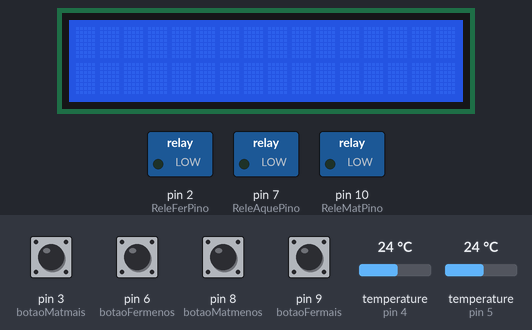
This sketch was run on a simulated Arduino Uno, built with avr-gcc and run on an emulated ATmega328P. On the bench: 16×2 character LCD, switched loads named in the sketch (green lamp = pin HIGH). The inputs (shaded band) are chosen by the test bench; at power-on: pin 3 (botaoMatmais), pin 6 (botaoFermenos), pin 8 (botaoMatmenos), pin 9 (botaoFermais) LOW, temperature (sensors on pin 4, pin 5) 24 °C. EEPROM starts erased; what the sketch prints to the serial monitor is not drawn.

Above: at 1.2 s.
1.3 s: pin 3 (botaoMatmais) pulled HIGH for 1.9 s
At 3.7 s:
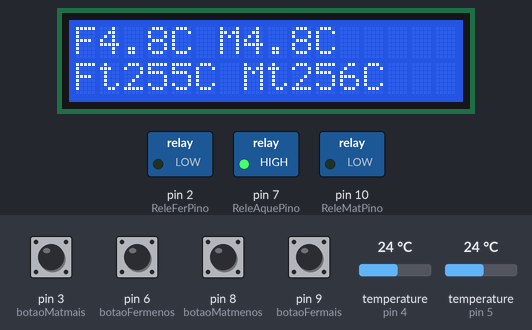
6.3 s: pin 9 (botaoFermais) pulled HIGH for 1.9 s
At 8.8 s:
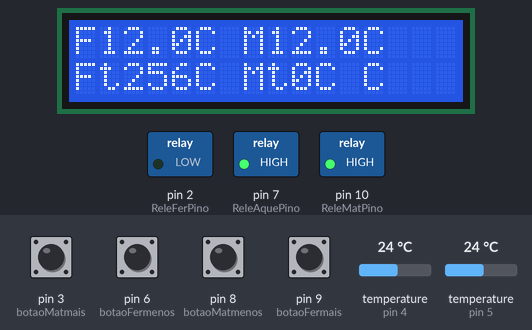
13.6 s: pin 8 (botaoMatmenos) pulled HIGH for 1.9 s
At 17.1 s:
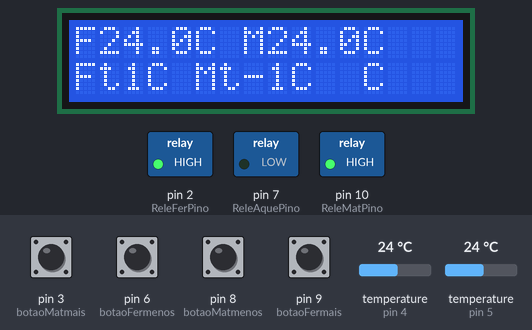
18.9 s: pin 6 (botaoFermenos) pulled HIGH for 1.9 s
At 21.3 s:
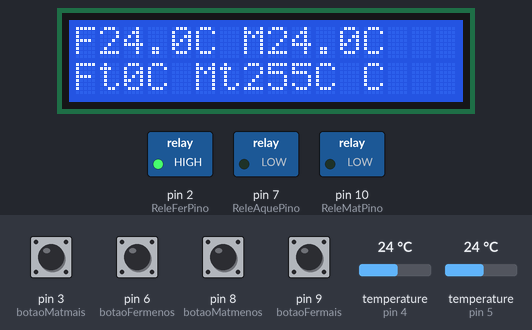
25.2 s: temperature (sensor on pin 4) set to 12 °C
At 27.4 s:
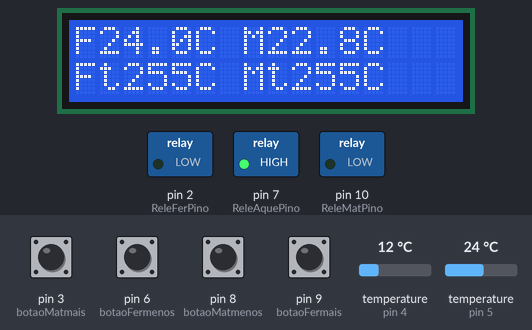
30.0 s: temperature (sensor on pin 5) set to 12 °C
At 31.1 s:
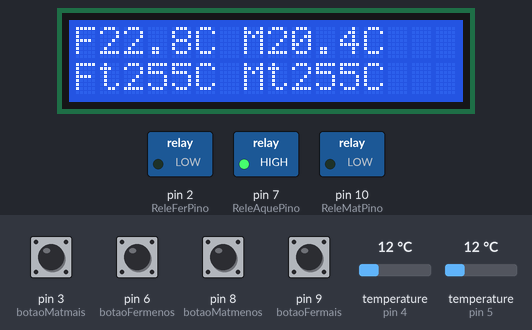
Timing chart, 0 to 33.0 s (numbered marks = the images above; inputs shaded):
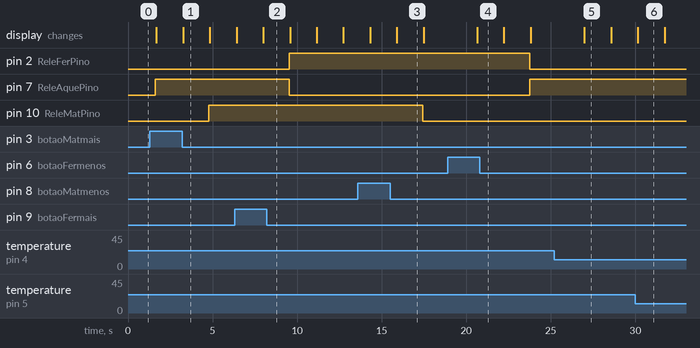

Measured:
- after the input at 1.3 s, pin 10 (ReleMatPino): LOW → HIGH after 3.5 s
- after the input at 6.3 s, pin 2 (ReleFerPino): LOW → HIGH after 3.2 s; pin 7 (ReleAquePino): HIGH → LOW after 3.2 s
- after the input at 13.6 s, pin 10 (ReleMatPino): HIGH → LOW after 3.8 s; the display: first differs from a run without the input after 2.3 s (image 3)
- after the input at 18.9 s, pin 2 (ReleFerPino): HIGH → LOW after 4.9 s; pin 7 (ReleAquePino): LOW → HIGH after 4.9 s; the display: changes after 1.7 s (image 4)
- after the input at 25.2 s, the display: changes after 1.8 s (image 5)
- what the display in image 1 shows lasts 1.5 s, from 3.3 s to 4.8 s

The sketch:

cervejino_2dallas_aquecedor_LCD16x2.ino
```cpp
/*
Codigo feito por Chico Simes para controlar fermentadores, maturadores e
camaras frias para fermentacao, a principio, de cerveja.

display com botoes de controle de temperaturas com botoes para ajuste de alvos.


*/

#include <OneWire.h>
#include <DallasTemperature.h>
#include <LiquidCrystal.h>
#include <EEPROM.h>

//int TermMatPino = 4;
int ReleMatPino = 10;
//int TermFerPino = 5;
int ReleFerPino = 2;
int ReleAquePino = 7;

unsigned long ultimavez;
int comandoFer;
int comandoMat;//variavel que vai conter o estado do que fazer
float ultimaTempFer;
float ultimaTempMat;
float temperaturaMaturacao;// = 14;//trashoad de maturacao
float temperaturaFermentacao;//= 27;//trashoad de fermentacao

int botaoFermenos = 6;  //button which decrease desired T / botao menos fermentacao
int botaoFermais = 9;  //button which increase desired T / botao mais fermentador
int botaoMatmenos = 8;  //button which decrease desired T / botao menos fermentacao
int botaoMatmais = 3;  //button which increase desired T / botao mais fermentador

#define ONE_WIRE_BUS_1 4 // define o pino do termometro de maturacao
#define ONE_WIRE_BUS_2 5 // define o pino do termometro de fermentacao

OneWire oneWire_MAT(ONE_WIRE_BUS_1);
OneWire oneWire_FER(ONE_WIRE_BUS_2);
DallasTemperature sensor_MAT(&oneWire_MAT); //cria as variaveis do sensor
DallasTemperature sensor_FER(&oneWire_FER); //cria as variaveis do sensor

LiquidCrystal lcd(A3,A2,A1,A0,13,12);
/*
ligacao:
lcd:
1-terra
2-vcc
3-meio pontetenciometro
15-restor100-vcc
16-terra
arduino-lcd
A0-12
A1-11
A2-6
A3-4
12-14
13-13
*/

//int temperaturaMaturacao = 14;//trashoad de maturacao
//int temperaturaFermentacao = 17;//trashoad de fermentacao
float Th = 1.0;
//int tempMatura = 0;
//OneWire ds(TermMatPino);
///////////sistema de medias///////////////////////

#define NUMLEITURAS 10

//float j=0;
float leiturasMat[NUMLEITURAS];
int indexMat = 0;
float totalMat = 0;
float mediaMat = 0;

float leiturasFer[NUMLEITURAS];
int indexFer = 0;
float totalFer = 0;
float mediaFer = 0;

//////////////////////////////////////////////////////

void setup() {

  sensor_MAT.begin();
  sensor_FER.begin();

   Serial.begin(9600);
   pinMode(ReleMatPino, OUTPUT);
   pinMode(ReleFerPino, OUTPUT);
   pinMode(ReleAquePino, OUTPUT);

  lcd.begin(16, 2); // set up all the "blocks" on the display
  lcd.setCursor(0,0); // set the cursor to colum 0 row 0
  lcd.print("VIVA A VIDA!"); // display hello world for 1 second
  lcd.clear(); // clear the lcd
  EEPROM.read (1); // make the eeprom or atmega328 memory address 1
  EEPROM.read (2); // make the eeprom or atmega328 memory address 2

   for (int i = 0; i < NUMLEITURAS; i++)
    leiturasMat[i] = 0;

    for (int i = 0; i < NUMLEITURAS; i++)
    leiturasFer[i] = 0;

}

void loop()
{
temperaturaMaturacao = EEPROM.read(1);
temperaturaFermentacao = EEPROM.read(2);

 //////////////////////////////////////checa botoes//////////////


  if (digitalRead(botaoFermenos)==1) //se tem corrente no botao(apertado)
    {
       (temperaturaFermentacao --);//adiciona um
       EEPROM.write(2, temperaturaFermentacao);//grava na memoria

                     }


  if (digitalRead(botaoFermais)==1)//botao apertado
 {
       (temperaturaFermentacao ++);//adiciona um
        EEPROM.write(2, temperaturaFermentacao);//grava

                     }


if (digitalRead(botaoMatmenos)==1)
{
       (temperaturaMaturacao --);
       EEPROM.write(1, temperaturaMaturacao);

                     }
if (digitalRead(botaoMatmais)==1)
  {
       (temperaturaMaturacao ++);
        EEPROM.write(1, temperaturaMaturacao);

                     }

 //  delay(200);


  //////////////tira a media maturacao////////////////
  sensor_MAT.requestTemperatures();// solicita a leitura do sensor
  totalMat -= leiturasMat[indexMat];               // subtrair a última leitura
  leiturasMat[indexMat] = sensor_MAT.getTempCByIndex(0); // ler do sensor
  totalMat += leiturasMat[indexMat];               // adicionar leitura ao total
  indexMat = (indexMat + 1);                    // avançar ao próximo índice

  if (indexMat >= NUMLEITURAS){               // se estiver no fim do vetor...
    indexMat = 0;       // ...meia-volta ao início
  }
  mediaMat = totalMat / NUMLEITURAS;          // calcular a média

  //////////////////////////tira a media fermentacao////////////////////////////////////////////
  sensor_FER.requestTemperatures();//solicita a leitura do sensor
  totalFer -= leiturasFer[indexFer];               // subtrair a última leitura
  leiturasFer[indexFer] = sensor_FER.getTempCByIndex(0); // ler do sensor
  totalFer += leiturasFer[indexFer];               // adicionar leitura ao total
  indexFer = (indexFer + 1);                    // avançar ao próximo índice

  if (indexFer >= NUMLEITURAS){               // se estiver no fim do vetor...
    indexFer = 0;       // ...meia-volta ao início
  }
  mediaFer = totalFer / NUMLEITURAS;          // calcular a média


//mediaMat = sensor_MAT.getTempCByIndex(0);


   //////////////////////////////////////

if(mediaMat>temperaturaMaturacao+Th/2) {
digitalWrite(ReleMatPino, HIGH);
//delay(15000);
//digitalWrite(ReleMatPino, LOW);
}
else
{
  digitalWrite(ReleMatPino, LOW);
}


if(mediaFer>temperaturaFermentacao+Th/2) {
digitalWrite(ReleFerPino, HIGH);
//delay(15000);
//digitalWrite(ReleMatPino, LOW);
}
else
{
  digitalWrite(ReleFerPino, LOW);
}

if(mediaFer<temperaturaFermentacao-Th/2) {
digitalWrite(ReleAquePino, HIGH);
//delay(15000);
//digitalWrite(ReleMatPino, LOW);
}
else
{
  digitalWrite(ReleAquePino, LOW);
}

Serial.print("Temperatura do maturador:");
Serial.println(mediaMat, 2);
Serial.print("Temperatura do fermentador:");
Serial.println(mediaFer, 2);
Serial.print("Alvo maturador:");
Serial.println(temperaturaMaturacao, 2);
Serial.print("Alvo fermentador:");
Serial.println(temperaturaFermentacao, 2);
  lcd.setCursor(0, 0);
  lcd.print("F");
  lcd.print(mediaFer,1);
  lcd.print("C ");
  lcd.print("M");
  lcd.print(mediaMat,1);
  lcd.print("C ");

  lcd.setCursor(0, 1);
   lcd.print("Ft");
  lcd.print(temperaturaFermentacao,0);
  lcd.print("C ");
  lcd.print("Mt");
  lcd.print(temperaturaMaturacao,0);
  lcd.print("C ");


//delay(1000);
}
```
